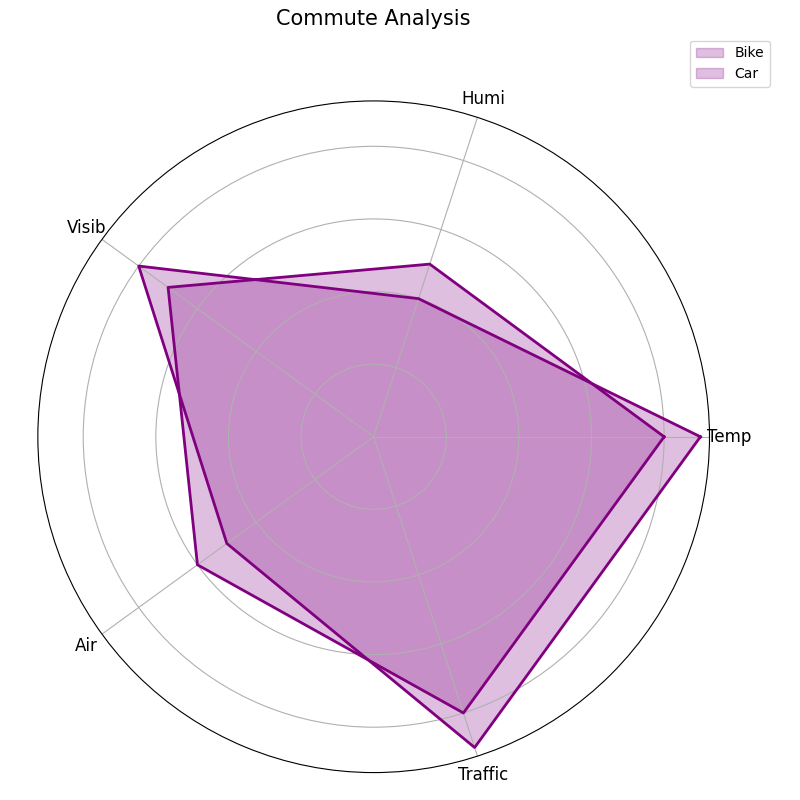

This figure's Python source:
import numpy as np
import matplotlib.pyplot as plt

categories = ['Temp', 'Humi', 'Visib', 'Air', 'Traffic']
bike = [8, 5, 7, 6, 8]
car = [9, 4, 8, 5, 9]

num_vars = len(categories)
angles = np.linspace(0, 2 * np.pi, num_vars, endpoint=False).tolist()
bike += bike[:1]
car += car[:1]
angles += angles[:1]

fig, ax = plt.subplots(figsize=(8, 8), subplot_kw=dict(polar=True))

ax.fill(angles, bike, color='purple', alpha=0.25, label='Bike')
ax.fill(angles, car, color='purple', alpha=0.25, label='Car')

ax.plot(angles, bike, color='purple', linewidth=2)
ax.plot(angles, car, color='purple', linewidth=2)

ax.set_yticklabels([])
ax.set_xticks(angles[:-1])
ax.set_xticklabels(categories, fontsize=12, ha='center')

plt.title('Commute Analysis', size=15, y=1.1)
plt.legend(loc='upper right', bbox_to_anchor=(1.1, 1.1))
plt.tight_layout()
plt.show()
